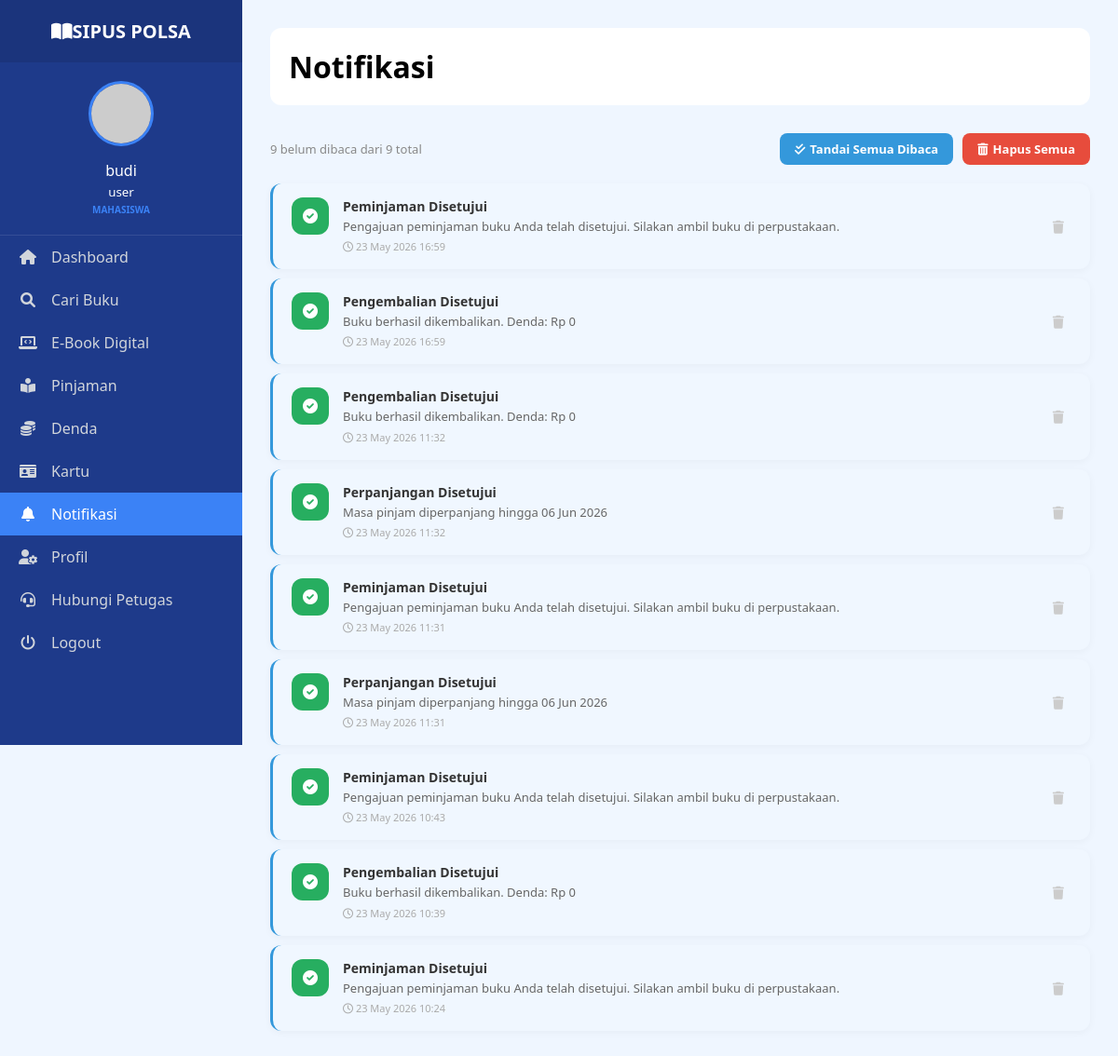
Screenshot of /views/notifikasi.php (signed in) with the database file from the repository.
### tables this page shows
CREATE TABLE `notifications` (
  `id` int(11) NOT NULL,
  `id_user` int(11) NOT NULL,
  `judul` varchar(150) NOT NULL,
  `pesan` text NOT NULL,
  `tipe` enum('info','approval','overdue','fine','checkin','system') DEFAULT 'info',
  `is_read` tinyint(1) DEFAULT 0,
  `link` varchar(255) DEFAULT NULL,
  `created_at` datetime DEFAULT current_timestamp()
);

### views/notifikasi.php (the view, shortened to what this page needs)
<?php
include '../config/koneksi.php';
$id_user = $_SESSION['id_user'] ?? '';
$nama_user = $_SESSION['nama'] ?? 'Pengguna';
$nim_user = $_SESSION['username'] ?? 'Member';
$query_user = mysqli_query($koneksi, "SELECT foto FROM users WHERE id = '$id_user'");
$data_user = mysqli_fetch_assoc($query_user);
$foto_user = $data_user['foto'] ?? '';
$path_foto = (!empty($foto_user) && file_exists("../assets/img/profil/" . $foto_user)) ? "../assets/img/profil/" . $foto_user : "https://ui-avatars.com/api/?name=" . urlencode($nama_user) . "&background=3b82f6&color=fff&bold=true";
$q_notif = mysqli_query($koneksi, "SELECT * FROM notifications WHERE id_user = '$id_user' ORDER BY created_at DESC LIMIT 50");
$unread = 0;
$notifications = [];
if ($q_notif) {
    while ($r = mysqli_fetch_assoc($q_notif)) {
        if (!$r['is_read']) $unread++;
        $notifications[] = $r;
    }
}
$iconMap = ['info'=>'fa-circle-info','approval'=>'fa-check-circle','overdue'=>'fa-clock','fine'=>'fa-coins','checkin'=>'fa-door-open','system'=>'fa-gear'];
$colorMap = ['info'=>'#3498db','approval'=>'#27ae60','overdue'=>'#e74c3c','fine'=>'#f39c12','checkin'=>'#9b59b6','system'=>'#636e72'];
?>
<!DOCTYPE html>
<html lang="id">
<head>
    <link rel="stylesheet" href="../assets/css/users-style.css?v=<?php echo time(); ?>">
    <link rel="stylesheet" href="https://cdnjs.cloudflare.com/ajax/libs/font-awesome/6.0.0/css/all.min.css">
</head>
<body>
    <aside class="sidebar">
        <div class="brand"><i class="fa-solid fa-book-open"></i><span>SIPUS POLSA</span></div>
        <div class="user-info">
            <img src="<?php echo $path_foto; ?>" alt="Profile">
            <div class="user-text">
                <p><?php echo htmlspecialchars($nama_user); ?></p>
                <small><?php echo htmlspecialchars($nim_user); ?></small>
                <div style="font-size: 10px; color: #3b82f6; font-weight: 700; text-transform: uppercase; margin-top: 2px;">
                    <?php echo htmlspecialchars($_SESSION['role'] ?? 'Mahasiswa'); ?>
                </div>
            </div>
        </div>
        <nav>
            <a href="users_dashboard.php"><i class="fa-solid fa-house"></i> <span>Dashboard</span></a>
            <a href="cari_buku.php"><i class="fa-solid fa-magnifying-glass"></i> <span>Cari Buku</span></a>
            <a href="ebook.php"><i class="fa-solid fa-laptop-code"></i> <span>E-Book Digital</span></a>
            <a href="peminjaman_saya.php"><i class="fa-solid fa-book-reader"></i> <span>Pinjaman</span></a>
            <a href="denda_saya.php"><i class="fa-solid fa-coins"></i> <span>Denda</span></a>
            <a href="kartu_perpustakaan.php"><i class="fa-solid fa-id-card"></i> <span>Kartu</span></a>
            <a href="notifikasi.php" class="active"><i class="fa-solid fa-bell"></i> <span>Notifikasi</span></a>
            <a href="profil.php"><i class="fa-solid fa-user-gear"></i> <span>Profil</span></a>
            <a href="kontak_petugas.php"><i class="fa-solid fa-headset"></i> <span>Hubungi Petugas</span></a>
            <a href="../logout.php" class="logout" onclick="return confirm('Keluar?')"><i class="fa-solid fa-power-off"></i> <span>Logout</span></a>
        </nav>
    </aside>
    <main class="main-content">
        <header><h1 class="page-title">Notifikasi</h1></header>
        <div class="notif-actions">
            <span style="color:#888; font-size:13px;"><?php echo $unread; ?> belum dibaca dari <?php echo count($notifications); ?> total</span>
            <div class="btn-group">
                <?php if ($unread > 0): ?>
                    <a href="?markread=1" class="btn-markread"><i class="fa-solid fa-check-double"></i> Tandai Semua Dibaca</a>
                <?php endif; ?>
                <?php if (count($notifications) > 0): ?>
                    <a href="?hapus_semua=1" class="btn-danger-all" onclick="return confirm('Apakah Anda yakin ingin menghapus seluruh riwayat notifikasi?')"><i class="fa-solid fa-trash-can"></i> Hapus Semua</a>
                <?php endif; ?>
            </div>
        </div>
        <?php if (count($notifications) > 0): foreach ($notifications as $n): ?>
            <div class="notif-item <?php echo $n['is_read'] ? '' : 'unread'; ?>">
                <div class="notif-icon" style="background:<?php echo $colorMap[$n['tipe']] ?? '#888'; ?>">
                    <i class="fa-solid <?php echo $iconMap[$n['tipe']] ?? 'fa-bell'; ?>"></i>
                </div>
                <div class="notif-body" <?php if($n['link']): ?>onclick="window.location='<?php echo $n['link']; ?>'"<?php endif; ?>>
                    <h4><?php echo htmlspecialchars($n['judul']); ?></h4>
                    <p><?php echo htmlspecialchars($n['pesan']); ?></p>
                    <small><i class="fa-regular fa-clock"></i> <?php echo date('d M Y H:i', strtotime($n['created_at'])); ?></small>
                </div>
                <a href="?hapus=<?php echo $n['id']; ?>" class="btn-delete-item" onclick="return confirm('Hapus notifikasi ini?')" title="Hapus">
                    <i class="fa-solid fa-trash"></i>
                </a>
            </div>
        <?php endforeach; endif; ?>
    </main>
</body>
</html>

### assets/css/users-style.css (style rules this page uses)
* { margin: 0; padding: 0; box-sizing: border-box; font-family: 'Segoe UI', Tahoma, Geneva, Verdana, sans-serif; }
:root { --biru-tua: #1e3a8a; --biru-utama: #3b82f6; --biru-muda: #eff6ff; --putih: #ffffff; --bahaya: #ef4444; }
body { display: flex; background-color: var(--biru-muda); min-height: 100vh; }
.sidebar { width: 260px; background-color: var(--biru-tua); color: white; min-height: 100vh; position: fixed; transition: 0.3s; }
.brand { padding: 20px; font-size: 20px; font-weight: bold; text-align: center; background: rgba(0,0,0,0.1); }
.user-info { padding: 20px; text-align: center; border-bottom: 1px solid rgba(255,255,255,0.1); }
.user-info img { width: 70px; height: 70px; border-radius: 50%; margin-bottom: 10px; border: 3px solid var(--biru-utama); }
.sidebar nav a { display: flex; align-items: center; gap: 10px; padding: 15px 25px; color: #d1d5db; text-decoration: none; }
.sidebar nav a:hover, .sidebar nav a.active { background: var(--biru-utama); color: white; }
.main-content { flex: 1; margin-left: 260px; padding: 30px; }
header { display: flex; justify-content: space-between; align-items: center; margin-bottom: 30px; background: white; padding: 20px; border-radius: 12px; }

### views/notifikasi.php (style rules this page uses)
.sidebar nav a { display: flex !important; align-items: center; padding: 12px 20px; gap: 15px; text-decoration: none; transition: all 0.3s; }
.sidebar nav a i { width: 20px; text-align: center; }
.notif-item { background: white; border-radius: 12px; padding: 15px 20px; margin-bottom: 10px; box-shadow: 0 2px 8px rgba(0,0,0,0.04); display: flex; gap: 15px; align-items: flex-start; transition: 0.2s; position: relative; }
.notif-item.unread { background: #f0f7ff; border-left: 3px solid #3498db; }
.notif-icon { width: 40px; height: 40px; border-radius: 12px; display: flex; align-items: center; justify-content: center; color: white; font-size: 16px; flex-shrink: 0; }
.notif-body { flex-grow: 1; padding-right: 35px; cursor: pointer; }
.notif-body h4 { font-size: 14px; margin-bottom: 3px; color: #333; }
.notif-body p { font-size: 13px; color: #666; line-height: 1.4; }
.notif-body small { font-size: 11px; color: #aaa; }
.notif-actions { display: flex; justify-content: space-between; margin-bottom: 20px; align-items: center; flex-wrap: wrap; gap: 10px; }
.btn-group { display: flex; gap: 10px; }
.btn-markread { background: #3498db; color: white; padding: 8px 16px; border-radius: 8px; text-decoration: none; font-size: 13px; font-weight: 600; display: inline-flex; align-items: center; gap: 5px; }
.btn-danger-all { background: #e74c3c; color: white; padding: 8px 16px; border-radius: 8px; text-decoration: none; font-size: 13px; font-weight: 600; display: inline-flex; align-items: center; gap: 5px; }
.btn-delete-item { position: absolute; right: 20px; top: 50%; transform: translateY(-50%); color: #ccc; border: none; background: none; font-size: 14px; cursor: pointer; transition: 0.2s; text-decoration: none; padding: 8px; }

### rows the page displays
notifications: judul "Peminjaman Disetujui", pesan "Pengajuan peminjaman buku Anda telah disetujui. Silakan ambil buku di perpustakaan.", created_at "23 May 2026 16:59"
notifications: judul "Pengembalian Disetujui", pesan "Buku berhasil dikembalikan. Denda: Rp 0", created_at "23 May 2026 16:59"
notifications: judul "Pengembalian Disetujui", pesan "Buku berhasil dikembalikan. Denda: Rp 0", created_at "23 May 2026 11:32"
notifications: judul "Perpanjangan Disetujui", pesan "Masa pinjam diperpanjang hingga 06 Jun 2026", created_at "23 May 2026 11:32"
notifications: judul "Peminjaman Disetujui", pesan "Pengajuan peminjaman buku Anda telah disetujui. Silakan ambil buku di perpustakaan.", created_at "23 May 2026 11:31"
notifications: judul "Perpanjangan Disetujui", pesan "Masa pinjam diperpanjang hingga 06 Jun 2026", created_at "23 May 2026 11:31"
notifications: judul "Peminjaman Disetujui", pesan "Pengajuan peminjaman buku Anda telah disetujui. Silakan ambil buku di perpustakaan.", created_at "23 May 2026 10:43"
notifications: judul "Pengembalian Disetujui", pesan "Buku berhasil dikembalikan. Denda: Rp 0", created_at "23 May 2026 10:39"
notifications: judul "Peminjaman Disetujui", pesan "Pengajuan peminjaman buku Anda telah disetujui. Silakan ambil buku di perpustakaan.", created_at "23 May 2026 10:24"

### other values shown
$nama_user "budi"
$nim_user "user"
$_SESSION['role'] "MAHASISWA"
$unread "9"
count($notifications) "9"
